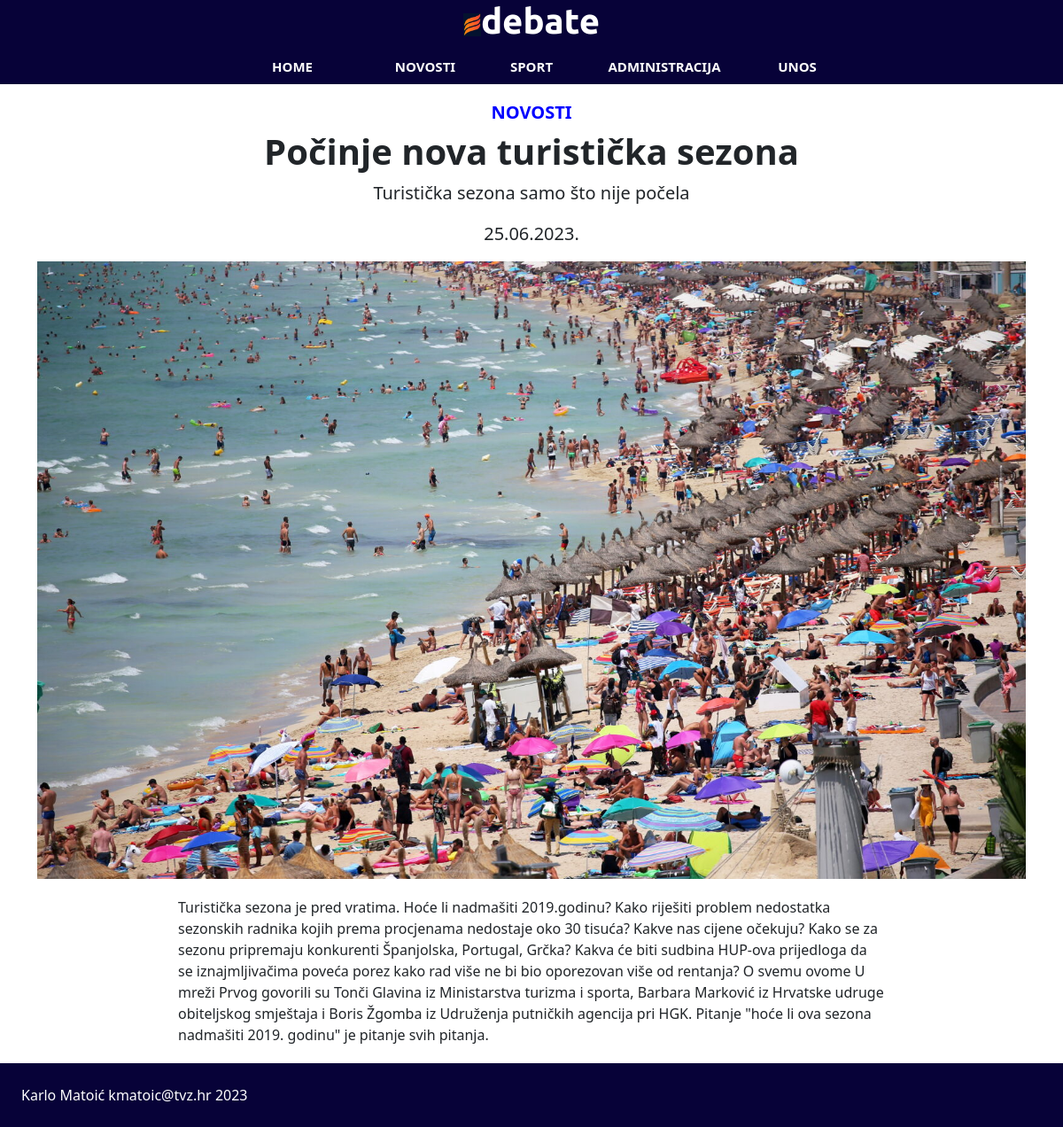
The app's page /php/clanak.php?id=3 with its own data.
### tables this page shows
CREATE TABLE `vijesti` (
  `id` int(11) NOT NULL,
  `datum` varchar(32) NOT NULL,
  `naslov` varchar(64) NOT NULL,
  `sazetak` text NOT NULL,
  `tekst` text NOT NULL,
  `slika` varchar(64) NOT NULL,
  `kategorija` varchar(64) NOT NULL,
  `arhiva` tinyint(1) NOT NULL
);

### php/clanak.php (the view, shortened to what this page needs)
<!DOCTYPE html>
<html lang="en">
<head>
</head>
<body>
    <?php
        include 'connect.php';
        $id = $_GET['id'];
        $query = "SELECT * FROM vijesti WHERE id = ?;";
        $stmt = mysqli_stmt_init($dbc);
        if (mysqli_stmt_prepare($stmt, $query)) {
            mysqli_stmt_bind_param($stmt, "i", $id);
            mysqli_stmt_execute($stmt);
            $result = mysqli_stmt_get_result($stmt);
            $row = mysqli_fetch_assoc($result);
        }
    ?>
    <section>
        <div class="container mt-3 text-center">
            <div class="row">
                <div class="col fs-5 mb-1 mt-1">
                    <div class="uvuceno">
                        <h5><?php echo strtoupper("${row['kategorija']}")?></h5>
                        <h1 class="fw-bold"><?php echo "${row['naslov']}"?></h1>
                        <p><?php echo "${row['sazetak']}"?></p>
                        <p><?php echo "${row['datum']}"?></p>
                    </div>
                    <?php echo "<img src='../images/${row['slika']}' alt='${row['slika']}'>"?>
                </div>
            </div>
        </div>
        <div class="container text-left">
            <div class="row">
                <div class="col uvuceno">
                    <p class="mt-3">
                        <?php echo "${row['tekst']}"?>
                    </p>
                </div>
            </div>
        </div>
    </section>
    <?php
        include 'footer.php';
    ?>
</body>
</html>

### css/style.css (style rules this page uses)
* { margin: 0; padding: 0; }
header { background-color: #070238; }
body { background-color: white; }
.naslov { font-family: 'Ubuntu', sans-serif; color: white; background-color: #070238; display: flex; align-items: center; justify-content: center; }
.naslov h1 { font-weight: bold; }
.naslov img { width: 20px; }
.navigacija { background-color: #070238; }
.navigacija2 { width: 60%; }
.navigacija a { color: white; }
a { text-decoration: none; color: black; }
.velika { font-size: 15px; font-weight: bold; text-transform: uppercase; }
img { width: 100%; }
.uvuceno { padding: 0 15% 0 15%; }
.uvuceno h5 { font-weight: bold; color: blue; }

### records on screen
vijesti: kategorija "NOVOSTI", naslov "Počinje nova turistička sezona", sazetak "Turistička sezona samo što nije počela", datum "25.06.2023.", slika (picture), tekst "Turistička sezona je pred vratima. Hoće li nadmašiti 2019.godinu? Kako riješiti problem nedostatka sezonskih radnika kojih prema procjenama nedostaje oko 30 tisuća? Kakve nas cijene očekuju? Kako se za sezonu pripremaju konkurenti Španjolska, Portugal, Grčka? Kakva će biti sudbina HUP-ova prijedloga da se iznajmljivačima poveća porez kako rad više ne bi bio oporezovan više od rentanja? O svemu ovome U mreži Prvog govorili su Tonči Glavina iz Ministarstva turizma i sporta, Barbara Marković iz Hrvatske udruge obiteljskog smještaja i Boris Žgomba iz Udruženja putničkih agencija pri HGK. Pitanje \"hoće li ova sezona nadmašiti 2019. godinu\" je pitanje svih pitanja."
